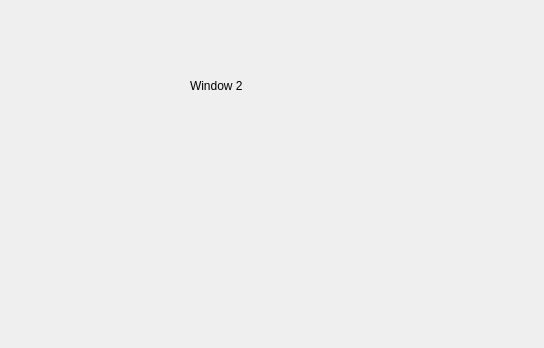
<?xml version="1.0" encoding="UTF-8"?>
<ui version="4.0">
 <class>masterWind</class>
 <widget class="QWidget" name="masterWind">
  <property name="geometry">
   <rect>
    <x>0</x>
    <y>0</y>
    <width>544</width>
    <height>348</height>
   </rect>
  </property>
  <property name="windowTitle">
   <string>Form</string>
  </property>
  <widget class="QLabel" name="label">
   <property name="geometry">
    <rect>
     <x>190</x>
     <y>40</y>
     <width>231</width>
     <height>91</height>
    </rect>
   </property>
   <property name="text">
    <string>Window 2</string>
   </property>
  </widget>
 </widget>
 <resources/>
 <connections/>
</ui>
